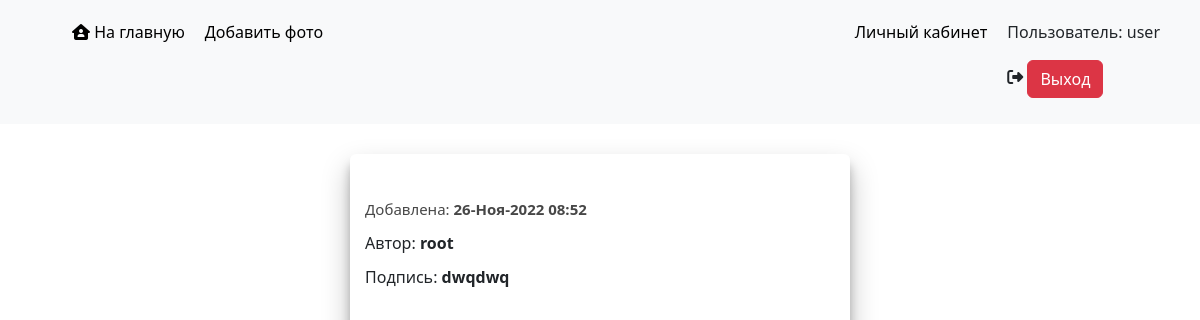
/photo/5 (signed in), run on the app's committed database.
### webapp/models.py (models this page shows, shortened)
class Photo(models.Model):
    image = models.ImageField(verbose_name='Фото', upload_to='img', blank=False, null=False)
    signature = models.CharField(verbose_name='Подпись', max_length=1000, blank=False, null=False)
    created_at = models.DateTimeField(verbose_name="Время создания", auto_now_add=True)
    author = models.ForeignKey(
        get_user_model(), verbose_name='Автор', related_name='photos', on_delete=models.CASCADE, blank=False, null=False
    )
    users = models.ManyToManyField(through='webapp.Favourite', to=User, related_name='us_photos')

### webapp/views/photo.py (the view)
# urls.py: path('photo/<int:pk>', PhotoDetail.as_view(), name='photo'),
class PhotoDetail(DetailView):
    template_name = 'detail_photo.html'
    model = Photo
    context_object_name = 'photo'

### webapp/templates/detail_photo.html (shortened to what this page needs)
{% extends "base.html" %}
{% load static %}
{% block photo_block %}
<div class="container">
    <div class="img_item">
        <div class="content">
             <p class="created_date">Добавлена: <b>{{ photo.created_at|date:"d-M-Y H:i" }}</b></p>
        <p>Автор: <b>{{ photo.author }}</b></p>
        <p>Подпись: <b>{{ photo.signature }}</b></p>
        </div>
    </div>
</div>
{% endblock %}

### webapp/templates/base.html (shortened to what this page needs)
<!DOCTYPE html>
{% load static %}
{% load bootstrap5 %}
<html lang="en">
<head>
    <link rel="stylesheet" href="{% static 'css/style.css' %}">
    <link rel="stylesheet" href="https://cdnjs.cloudflare.com/ajax/libs/font-awesome/6.2.0/css/all.min.css"/>
    <link href="https://cdn.jsdelivr.net/npm/bootstrap@5.2.3/dist/css/bootstrap.min.css" rel="stylesheet"
>
</head>
<body>
<header class="navbar-expand-lg navbar-light bg-light">
    <div class="header_body">
        <ul>
            <div>
                <li><a href="{% url 'index' %}"><i class="fa-solid fa-house-user"></i> На главную</a></li>
                {% if user.is_authenticated %}
                <li><a href="{% url 'create' %}">Добавить фото</a></li>
                {% endif %}
            </div>
            <div>
                {% if user.is_authenticated %}
                <li><a href="{% url 'profile' user.pk %}">Личный кабинет</a></li>
                <li>
                    <p>Пользователь: {{ user.username }}</p>
                    <form action="{% url 'logout' %}" method="post">
                        <a>
                            <i class="fa-solid fa-right-from-bracket"></i> <input class="logout_btn btn btn-danger" type="submit"
                                                                                  value="Выход">
                        </a>
                    </form>
                </li>
                {% else %}
                <li><a class="login_btn" href="{% url 'login' %}"><i class="fa-solid fa-right-to-bracket"></i> Вход</a>
                </li>
                <li><a class="login_btn" href="{% url 'register' %}"><i class="fa-solid fa-user-plus"></i>
                    Регистрация</a>
                </li>
                {% endif %}
            </div>
        </ul>
    </div>
</header>
<div class="wrapper">
    <div class="photo_block">
        {% block photo_block %}
        {% endblock %}
    </div>
</div>
</body>
</html>

### webapp/static/css/style.css (style rules this page uses)
p { margin: 0; }
li { list-style-type: none; }
.wrapper { display: flex; flex-direction: column; align-items: center; margin: 30px 30px 50px 30px; }
.img_item { margin-bottom: 30px; }
.created_date { font-size: 15px; margin-bottom: 7px; color: #474747; }
header { padding: 20px 0px 10px 0px; }
.header_body { padding: 0px 30px; }
.header_body ul { display: flex; justify-content: space-between; }
.header_body ul div { display: flex; }
.header_body ul li { margin: 0px 10px; }
.header_body ul li a { color: #000000; text-decoration: none; }
.img_item { box-shadow: 0 14px 28px rgba(0,0,0,0.25), 0 10px 10px rgba(0,0,0,0.22); border-radius: 6px; padding-bottom: 20px; width: 500px; }
.img_item .content { padding: 20px 15px; }
.img_item .content p { margin-bottom: 10px; }

### data on the page
Photo: created_at "26-Ноя-2022 08:52", author "root", signature "dwqdwq"

### other printed values
{{ user.username }} "user"
